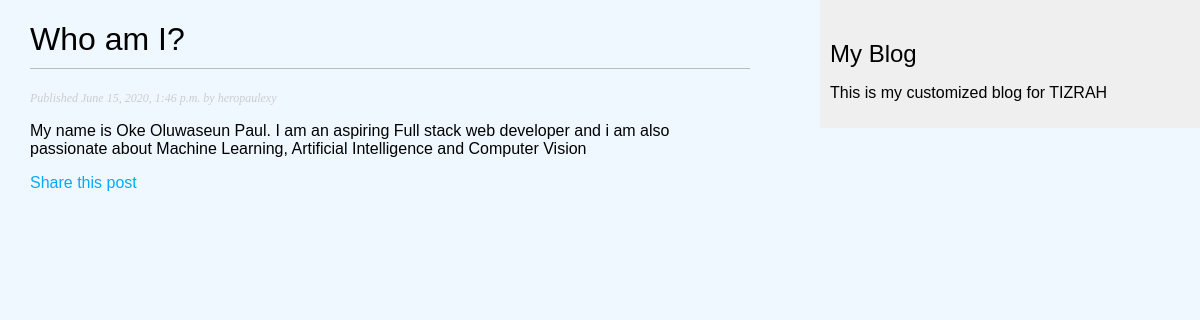
/blog/2020/6/15/who-am-i/, run on the app's committed database.
### blog/models.py (models this page shows, shortened)
class Post(models.Model):
    STATUS_CHOICES=(
        ('draft','Draft'),
        ('published','Published'),
    )
    title = models.CharField(max_length=200)
    slug = models.SlugField(max_length=200, unique_for_date='publish')
    author = models.ForeignKey(User, on_delete=models.CASCADE, related_name='blog_posts')
    body = models.TextField()
    publish = models.DateTimeField(default=timezone.now)
    created = models.DateTimeField(auto_now_add=True)
    updated = models.DateTimeField(auto_now=True)
    status = models.CharField(max_length=10, choices=STATUS_CHOICES, default='draft')
    objects = models.Manager()
    published = PublishedManager()
    class Meta:
        ordering = ('-publish',)

### blog/views.py (the view)
def post_detail(request, year, month, day, post):
    post = get_object_or_404(Post, slug=post,
                                status='published',
                                publish__year=year,
                                publish__month=month,
                                publish__day=day)
    return render(request,
                   'blog/post/detail.html',
                    {'post':post})

### blog/templates/blog/post/detail.html (shortened to what this page needs)
{% extends "blog/base.html" %}
{% block content %}
    <h1>{{ post.title }}</h1>
    <p class="date">
        Published {{ post.publish }} by {{ post.author }}
    </p>
    {{ post.body|linebreaks }}
    <p>
        <a href="{% url 'blog:post_share' post.id %}">
        Share this post
        </a>
    </p>
{% endblock %}

### blog/static/css/blog.css (style rules this page uses)
body { margin:0; padding:0; font-family:helvetica, sans-serif; background-color: aliceblue; }
a { color:#00abff; text-decoration:none; }
h1 { font-weight:normal; border-bottom:1px solid #bbb; padding:0 0 10px 0; }
p.date { color:#ccc; font-family: georgia, serif; font-size: 12px; font-style: italic; }

### data on the page
Post: title "Who am I?", publish "June 15, 2020, 1:46 p.m.", author "heropaulexy", body "My name is Oke Oluwaseun Paul. I am an aspiring Full stack web developer and i am also passionate about Machine Learning, Artificial Intelligence and Computer Vision"
